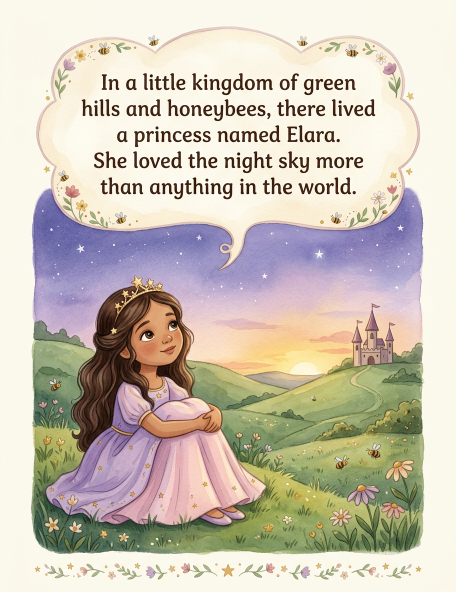
#> input picture pages/03_p01.png, 912 x 1184 px, given in place of ebook_cover_raw.png, which was not available (shown at 1/2 size)
$ python build_kindle.py
#> lines starting #> are read from the running program, lines starting #| are printed output that depends on the picture; pictures that were not available may be replaced by others from this repository, and a replacement may not be noted
#!/usr/bin/env python3
"""
Build the Kindle package for
"Princess Elara and the Secret Garden of Stars".

Outputs (into ./kindle):
  1. kindle_cover_1600x2560.jpg — Amazon ebook cover, exactly 1600 x 2560 px (1.6:1)
  2. princess_elara_kindle.epub — fixed-layout EPUB 3, one illustration per page

Why fixed layout: this is a picture book. The words are baked into the artwork,
so the text must never reflow. Fixed layout keeps every page exactly as drawn,
which is what Amazon expects for children's picture books.

Usage:  python3 build_kindle.py
"""
import os
import shutil
import zipfile
from html import escape

from PIL import Image

HERE = os.path.dirname(os.path.abspath(__file__))
PAGES = os.path.join(HERE, "pages")
OUT = os.path.join(HERE, "kindle")
BUILD = os.path.join(OUT, ".epub_build")

TITLE = "Princess Elara and the Secret Garden of Stars"
SUBTITLE = "A Little Story About Kindness, Courage, and Wonder"
AUTHOR = "Cedric Errol Cajelo"
LANG = "en"
BOOK_ID = "urn:uuid:elara-secret-garden-of-stars-0001"

# Amazon ebook cover spec
COVER_W, COVER_H = 1600, 2560

# Interior page size for the fixed-layout viewport (8.5 x 11 at 150 ppi)
PAGE_W, PAGE_H = 1275, 1650

PAGE_ORDER = [
    ("00_cover.png", "Cover"),
    ("03_p01.png", "Page 1"), ("04_p02.png", "Page 2"), ("05_p03.png", "Page 3"),
    ("06_p04.png", "Page 4"), ("07_p05.png", "Page 5"), ("08_p06.png", "Page 6"),
    ("09_p07.png", "Page 7"), ("10_p08.png", "Page 8"), ("11_p09.png", "Page 9"),
    ("12_p10.png", "Page 10"), ("13_p11.png", "Page 11"), ("14_p12.png", "Page 12"),
    ("15_p13.png", "Page 13"),
    ("99_ending.png", "The End"),
]


def build_cover():
    """Scale to cover 1600x2560 and centre-crop to the exact ratio."""
    src = os.path.join(OUT, "ebook_cover_raw.png")
    im = Image.open(src).convert("RGB")
    scale = max(COVER_W / im.width, COVER_H / im.height)
    im = im.resize((round(im.width * scale), round(im.height * scale)), Image.LANCZOS)
    left = (im.width - COVER_W) // 2
    top = (im.height - COVER_H) // 2
    im = im.crop((left, top, left + COVER_W, top + COVER_H))
    dst = os.path.join(OUT, "kindle_cover_1600x2560.jpg")
    im.save(dst, "JPEG", quality=92, optimize=True, dpi=(300, 300))
    return dst, im.size


def prep_images():
    """Write interior page JPGs sized for the fixed-layout viewport."""
    img_dir = os.path.join(BUILD, "OEBPS", "images")
    os.makedirs(img_dir, exist_ok=True)
    out = []
    for i, (src, label) in enumerate(PAGE_ORDER):
        im = Image.open(os.path.join(PAGES, src)).convert("RGB")
        im = im.resize((PAGE_W, PAGE_H), Image.LANCZOS)
        name = f"page{i:02d}.jpg"
        im.save(os.path.join(img_dir, name), "JPEG", quality=88, optimize=True)
        out.append((name, label))
    # cover image for the ebook itself
    cover = Image.open(os.path.join(OUT, "kindle_cover_1600x2560.jpg")).convert("RGB")
    cover.thumbnail((1600, 2560), Image.LANCZOS)
    cover.save(os.path.join(img_dir, "cover.jpg"), "JPEG", quality=90, optimize=True)
    return out


def write(path, text):
    os.makedirs(os.path.dirname(path), exist_ok=True)
    with open(path, "w", encoding="utf-8") as fh:
        fh.write(text)


def page_xhtml(img, label, w, h):
    return f"""<?xml version="1.0" encoding="utf-8"?>
<!DOCTYPE html>
<html xmlns="http://www.w3.org/1999/xhtml" xmlns:epub="http://www.idpf.org/2007/ops">
<head>
  <title>{escape(label)}</title>
  <meta name="viewport" content="width={w}, height={h}"/>
  <link rel="stylesheet" type="text/css" href="style.css"/>
</head>
<body>
  <div class="page"><img src="images/{img}" alt="{escape(label)}"/></div>
</body>
</html>
"""


def build_epub():
    if os.path.exists(BUILD):
        shutil.rmtree(BUILD)
    os.makedirs(BUILD)

    pages = prep_images()

    # mimetype must be first and stored uncompressed
    write(os.path.join(BUILD, "mimetype"), "application/epub+zip")

    write(os.path.join(BUILD, "META-INF", "container.xml"),
          """<?xml version="1.0" encoding="UTF-8"?>
<container version="1.0" xmlns="urn:oasis:names:tc:opendocument:xmlns:container">
  <rootfiles>
    <rootfile full-path="OEBPS/content.opf" media-type="application/oebps-package+xml"/>
  </rootfiles>
</container>
""")

    write(os.path.join(BUILD, "OEBPS", "style.css"),
          """@page { margin: 0; padding: 0; }
html, body { margin: 0; padding: 0; height: 100%; background: #ffffff; }
.page { margin: 0; padding: 0; text-align: center; }
.page img { width: 100%; height: 100%; margin: 0; padding: 0; display: block; }
""")

    # page documents
    for img, label in pages:
        write(os.path.join(BUILD, "OEBPS", img.replace(".jpg", ".xhtml")),
              page_xhtml(img, label, PAGE_W, PAGE_H))

    manifest, spine, nav_items = [], [], []
    manifest.append('<item id="cover-image" href="images/cover.jpg" '
                    'media-type="image/jpeg" properties="cover-image"/>')
    manifest.append('<item id="css" href="style.css" media-type="text/css"/>')
    manifest.append('<item id="nav" href="nav.xhtml" media-type="application/xhtml+xml" '
                    'properties="nav"/>')

    for i, (img, label) in enumerate(pages):
        doc = img.replace(".jpg", ".xhtml")
        manifest.append(f'<item id="pg{i}" href="{doc}" media-type="application/xhtml+xml"/>')
        manifest.append(f'<item id="im{i}" href="images/{img}" media-type="image/jpeg"/>')
        spine.append(f'<itemref idref="pg{i}"/>')
        nav_items.append(f'<li><a href="{doc}">{escape(label)}</a></li>')

    nl = "\n    "
    write(os.path.join(BUILD, "OEBPS", "content.opf"),
          f"""<?xml version="1.0" encoding="utf-8"?>
<package xmlns="http://www.idpf.org/2007/opf" version="3.0"
         unique-identifier="bookid" prefix="rendition: http://www.idpf.org/vocab/rendition/#">
  <metadata xmlns:dc="http://purl.org/dc/elements/1.1/">
    <dc:identifier id="bookid">{BOOK_ID}</dc:identifier>
    <dc:title>{escape(TITLE)}</dc:title>
    <dc:creator>{escape(AUTHOR)}</dc:creator>
    <dc:language>{LANG}</dc:language>
    <dc:description>{escape(SUBTITLE)}</dc:description>
    <meta property="dcterms:modified">2026-08-11T00:00:00Z</meta>
    <meta property="rendition:layout">pre-paginated</meta>
    <meta property="rendition:orientation">portrait</meta>
    <meta property="rendition:spread">auto</meta>
    <meta name="cover" content="cover-image"/>
  </metadata>
  <manifest>
    {nl.join(manifest)}
  </manifest>
  <spine>
    {nl.join(spine)}
  </spine>
</package>
""")

    write(os.path.join(BUILD, "OEBPS", "nav.xhtml"),
          f"""<?xml version="1.0" encoding="utf-8"?>
<!DOCTYPE html>
<html xmlns="http://www.w3.org/1999/xhtml" xmlns:epub="http://www.idpf.org/2007/ops">
<head><title>Contents</title></head>
<body>
  <nav epub:type="toc" id="toc"><h1>Contents</h1>
    <ol>
    {nl.join(nav_items)}
    </ol>
  </nav>
</body>
</html>
""")

    dst = os.path.join(OUT, "princess_elara_kindle.epub")
    if os.path.exists(dst):
        os.remove(dst)
    with zipfile.ZipFile(dst, "w") as z:
        # mimetype first, uncompressed, no extra fields
        z.write(os.path.join(BUILD, "mimetype"), "mimetype", zipfile.ZIP_STORED)
        for root, _, files in os.walk(BUILD):
            for f in sorted(files):
                if f == "mimetype":
                    continue
                full = os.path.join(root, f)
                rel = os.path.relpath(full, BUILD)
                z.write(full, rel, zipfile.ZIP_DEFLATED)
    shutil.rmtree(BUILD)
    return dst, len(pages)


def main():
    os.makedirs(OUT, exist_ok=True)
    cover, size = build_cover()
#> in build_cover, im is the input picture: PIL image 912x1184 RGB; mean R, G, B 203, 194.5, 180.4
#> in build_cover, `im = im.resize((round(im.width * scale), round(im.height * scale)), Im..`:
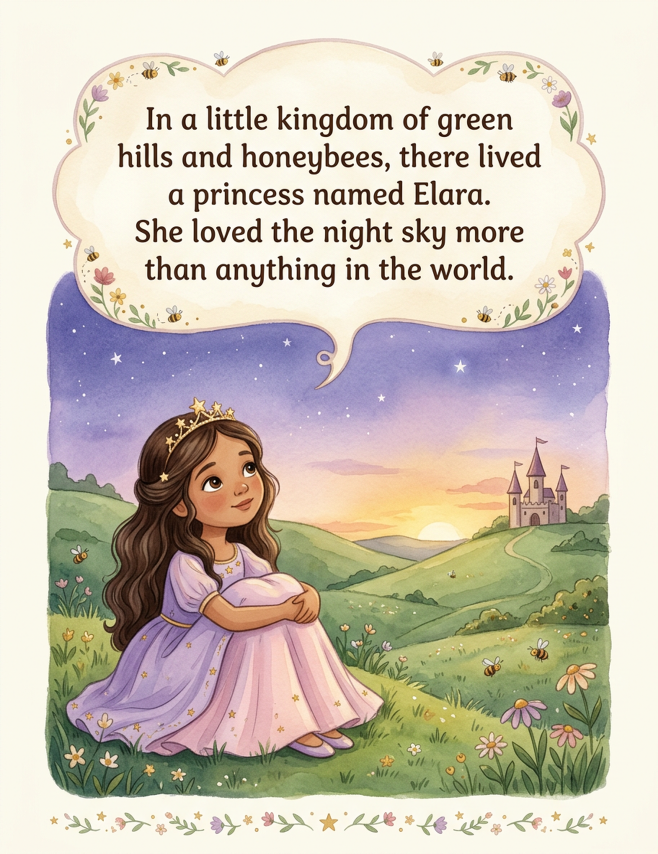
#> im: PIL image 1972x2560 RGB (shown at 1/3 size); mean R, G, B 203, 194.4, 180.4
#> in build_cover, `im = im.crop((left, top, left + COVER_W, top + COVER_H))`:
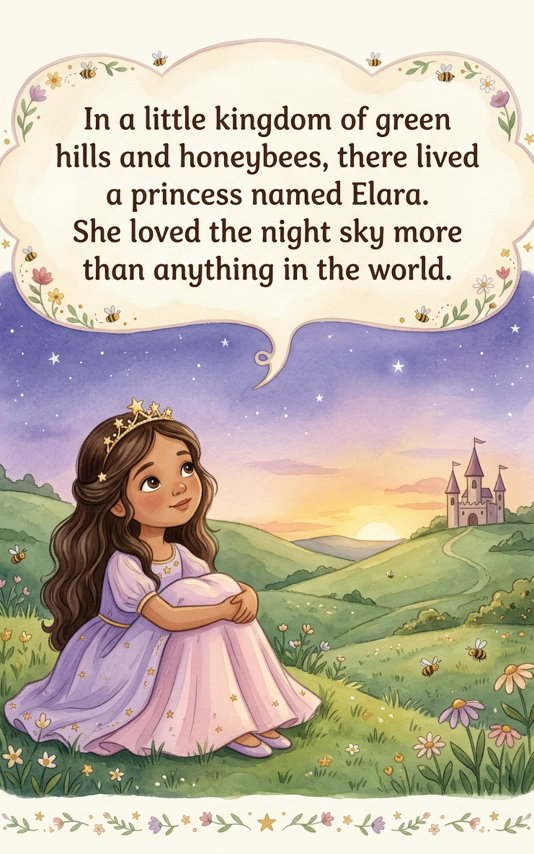
#> im: PIL image 1600x2560 RGB (shown at 1/3 size); mean R, G, B 195.2, 185, 170.7
#> size = (1600, 2560)
    print(f"Cover : {os.path.basename(cover)}  {size[0]}x{size[1]} px  "
          f"ratio {size[1]/size[0]:.4f}  {os.path.getsize(cover)/1e6:.2f} MB")
#| Cover : kindle_cover_1600x2560.jpg  1600x2560 px  ratio 1.6000  0.79 MB
    epub, n = build_epub()
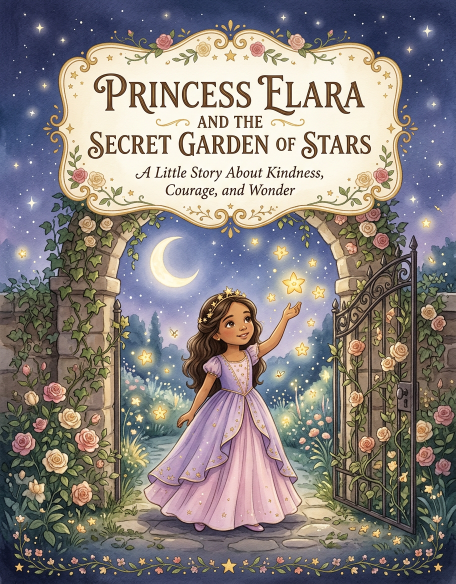
#> input picture pages/00_cover.png, 912 x 1168 px (shown at 1/2 size)
#> in prep_images, im is the input picture: PIL image 912x1168 RGB; mean R, G, B 137.5, 130.6, 128.5
#> in prep_images, `im = im.resize((PAGE_W, PAGE_H), Image.LANCZOS)`:
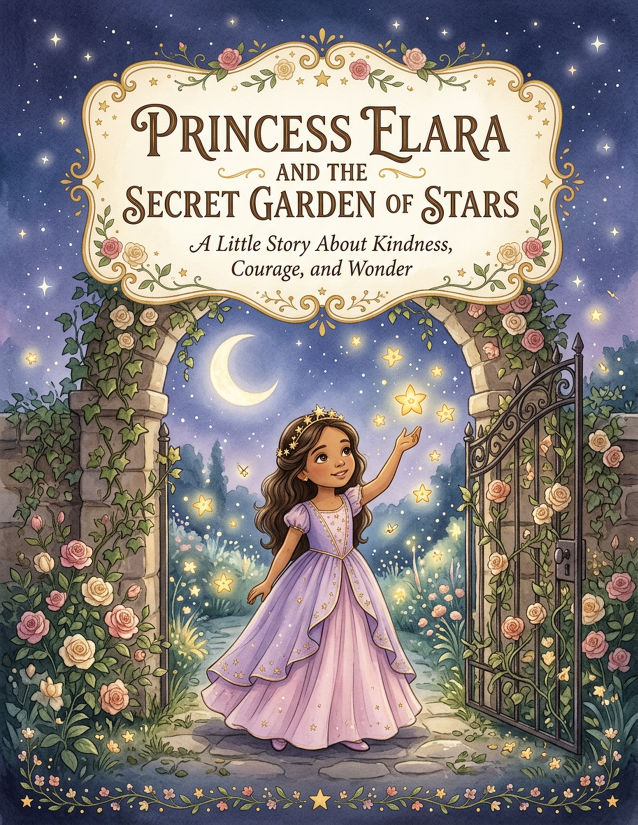
#> im: PIL image 1275x1650 RGB (shown at 1/2 size); mean R, G, B 137.4, 130.6, 128.5
#> pass 3 of the loop in prep_images, `for i, (src, label) in enumerate(PAGE_ORDER):`:
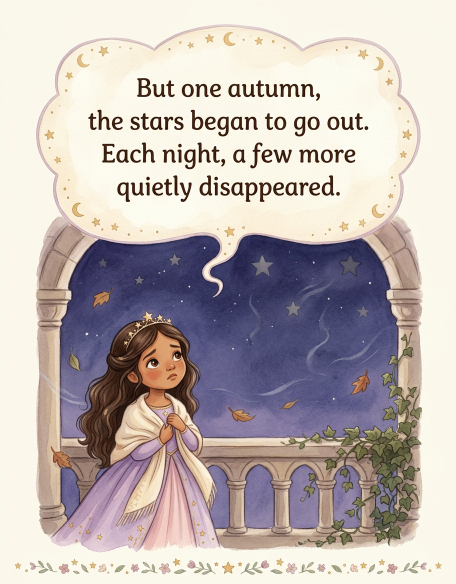
#> input picture pages/04_p02.png, 912 x 1168 px (shown at 1/2 size)
#> in prep_images, im is the input picture: PIL image 912x1168 RGB; mean R, G, B 191.1, 181.3, 178.9
#> in prep_images, `im = im.resize((PAGE_W, PAGE_H), Image.LANCZOS)`:
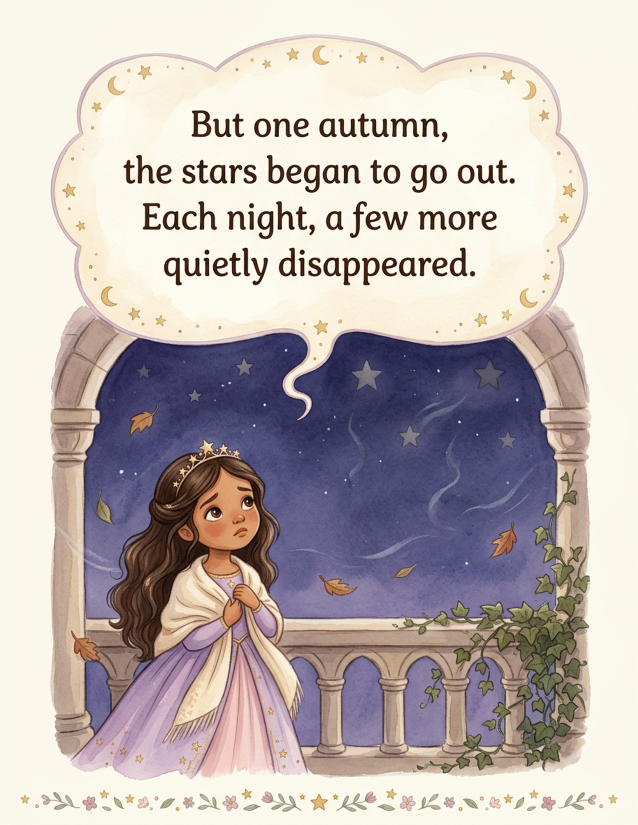
#> im: PIL image 1275x1650 RGB (shown at 1/2 size); mean R, G, B 191, 181.2, 178.9
#> the loop made 8 passes; the first 3 are shown
    print(f"EPUB  : {os.path.basename(epub)}  {n} pages  "
          f"{os.path.getsize(epub)/1e6:.2f} MB  (fixed layout)")


if __name__ == "__main__":
#> (the run stopped early here; a loop or call above may not have finished)
